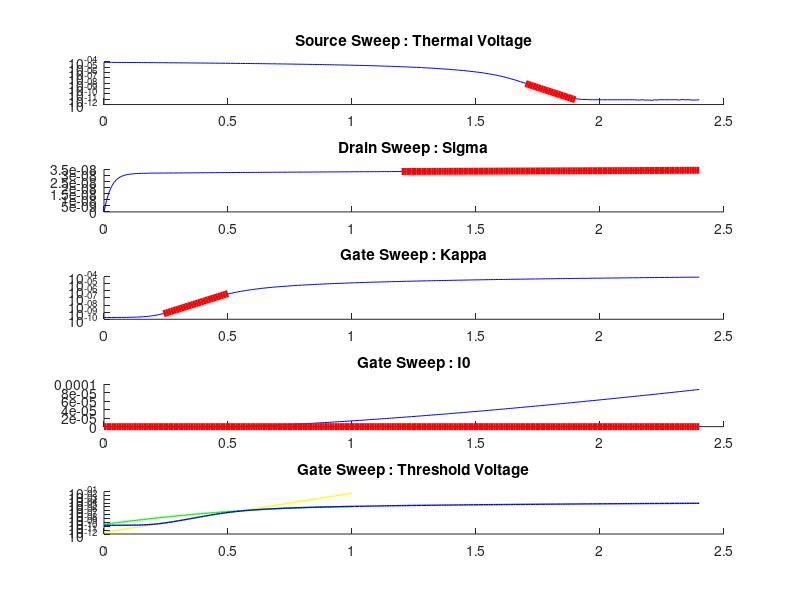

This figure's MATLAB source:

clc;
clear;

############
### NFET ### 
############

##############
#### UT ######
##############

function [ thermal_voltage, result ] = nFet_thermal_voltage( )
  B = dlmread("nFET_sourcesweep1.txt");
  X = B(:,1);
  Y = B(:,2);

  X = X(170:190);
  Y = Y(170:190);
  
  result = polyfit(X, log(Y), 1);
  thermal_voltage = -1/result(1);
endfunction

##############
### SIGMA ####
##############

function [ sigma, result ] = nFet_sigma( )
  B = dlmread("nFET_drainsweep1.txt");
  X = B(:,1);
  Y = B(:,2);

  X = X(120:241);
  Y = Y(120:241);

  result = polyfit(X, Y, 1);
  sigma = result(1)*0.025;
endfunction

##############
### K ####
##############

function [ kappa, result ] = nFet_kappa( )
  B = dlmread("nFET_gatesweep1.txt");

  X = B(:,1);
  Y = B(:,2);

  X = X(24:50);
  Y = Y(24:50);

  result = polyfit(X, log(Y), 1);
  kappa = result(1)*.025;
endfunction

##############
### I0 ### 
##############

function [ I0, result ] = nFet_I0( )
  B = dlmread("nFET_gatesweep1.txt");

  X = B(:,1);
  Y = B(:,2);
  
  X = X(1);
  Y = Y(1);
  
  result = polyfit(X, Y, 1);
  I0 = Y(1);
endfunction

##############
### VT ### 
##############

function [ result ] = nFet_subthreshold( voltage )
  B = dlmread("nFET_gatesweep1.txt");

  X = B(:,1);
  Y = B(:,2);
  
  X = X(24:60);
  Y = Y(24:60);
  
  res = polyfit(X, log(Y), 1);
  result = polyval(res, voltage);
endfunction

function [ result ] = nFet_abovethreshold( voltage )
  B = dlmread("nFET_gatesweep1.txt");

  X = B(:,1);
  Y = B(:,2);
    
  X = X(60:100);
  Y = Y(60:100);
    
  res = polyfit(X, log(Y), 2);  
  result = polyval(res, voltage);
endfunction

function [ result ] = threshold( voltage )
  result = [nFet_subthreshold(voltage), nFet_abovethreshold(voltage)];
endfunction

voltage = [0; 1.0];
[x, fval, info] = fsolve (@threshold, voltage);
#fval

################
### get the plot data ###
################

threshold_voltage = fval(1);
[thermal_voltage, thermal_voltage_polyfit] = nFet_thermal_voltage();
[sigma, sigma_polyfit] = nFet_sigma();
[I0, I0_polyfit] = nFet_I0();
[kappa, kappa_polyfit] = nFet_kappa();
theshold_current = I0/exp(-1*kappa*threshold_voltage/thermal_voltage);

disp("threshold voltage: ");disp(threshold_voltage);
disp("thermal voltage: ");disp(thermal_voltage);
disp("sigma: ");disp(sigma);
disp("I0: ");disp(I0);
disp("kappa: ");disp(kappa);
disp("Ith: ");disp(theshold_current);

nfet_source = dlmread("nFET_sourcesweep1.txt");
nfet_drain = dlmread("nFET_drainsweep1.txt");
nfet_gate = dlmread("nFET_gatesweep1.txt");

source_in = nfet_source(:, 1);
source_out = nfet_source(:, 2);

drain_in = nfet_drain(:, 1);
drain_out = nfet_drain(:, 2);

gate_in = nfet_gate(:, 1);
gate_out = nfet_gate(:, 2);

################
### do the plots ###
################

thermal_voltage_range = linspace(1.7, 1.9, 21);
thermal_voltage_out = polyval(thermal_voltage_polyfit, thermal_voltage_range);
subplot (5, 1, 1);
hold on;
semilogy( source_in, source_out, 'b');
semilogy( thermal_voltage_range, exp(thermal_voltage_out), 'r', "linewidth", 5);
hold off;
title ("Source Sweep : Thermal Voltage");

sigma_range = linspace(1.2, 2.4, 121);
sigma_out = polyval(sigma_polyfit, sigma_range);
subplot (5, 1, 2);
hold on;
plot( drain_in, drain_out, 'b');
plot( sigma_range, sigma_out, 'r', "linewidth", 5);
hold off;
title ("Drain Sweep : Sigma");

kappa_range = linspace(0.24, 0.50, 27);
kappa_out = polyval(kappa_polyfit, kappa_range);
subplot (5, 1, 3);
hold on;
semilogy( gate_in, gate_out, 'b');
semilogy( kappa_range, exp(kappa_out), 'r', "linewidth", 5);
hold off;
title ("Gate Sweep : Kappa");

I0_range = linspace(0.0, 2.4, 241);
I0_out = polyval(I0_polyfit, I0_range);
subplot (5, 1, 4);
hold on;
plot( gate_in, gate_out, 'b');
plot( I0_range, I0_out, 'r', "linewidth", 5);
hold off;
title ("Gate Sweep : I0");

vt_range = linspace(0.0, 1.00, 101);
subthreshold = nFet_subthreshold(vt_range);
abovethreshold = nFet_abovethreshold(vt_range);
subplot (5, 1, 5);
hold on;
semilogy( vt_range, exp(subthreshold), 'y', "linewidth", 1);
semilogy( vt_range, exp(abovethreshold), 'g', "linewidth", 1);
semilogy( gate_in, gate_out, 'b', "linewidth", 1);
hold off;
title ("Gate Sweep : Threshold Voltage");


